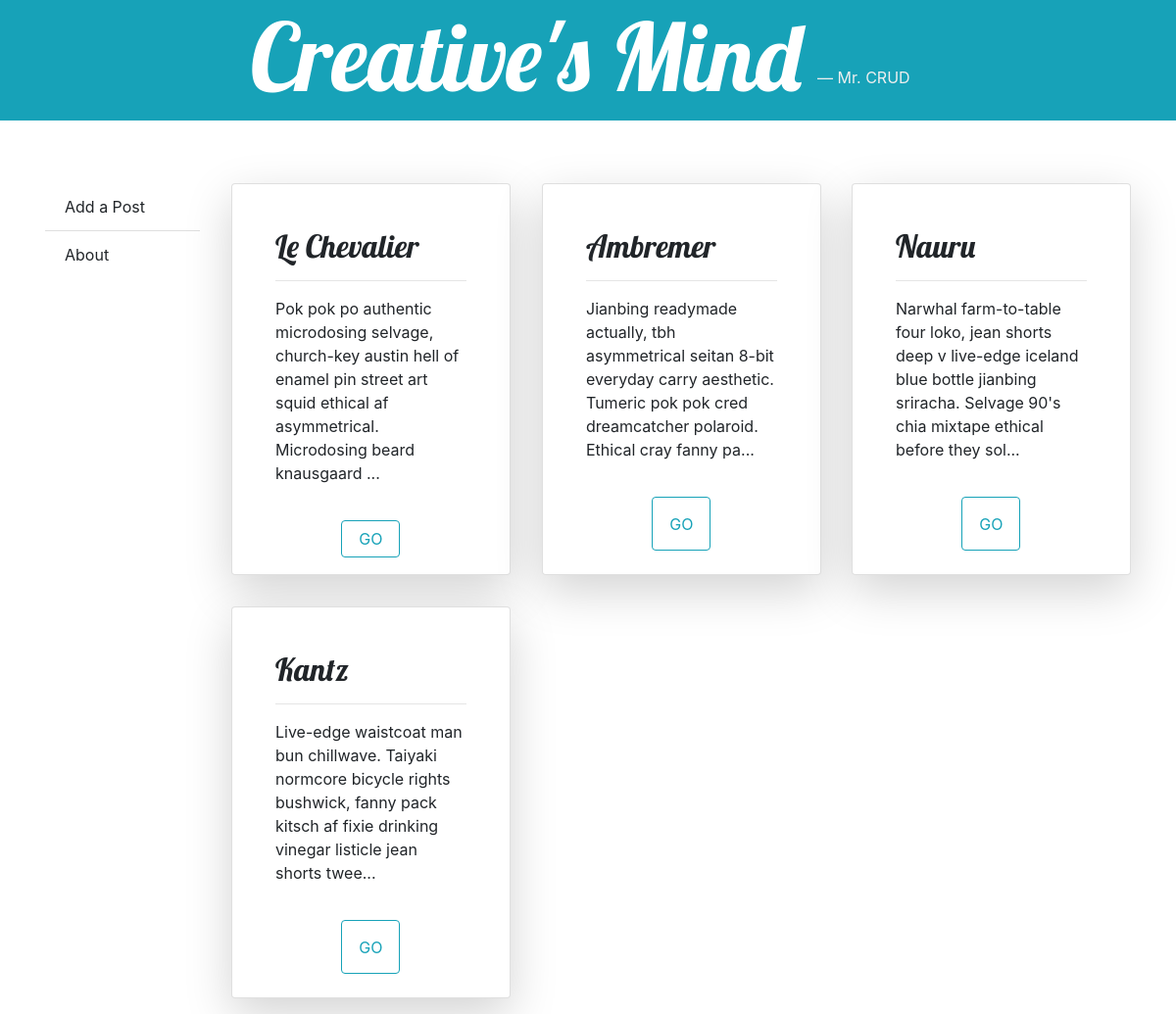
The page / on the database its author committed.
### myapp/models.py (models this page shows, shortened)
class Post(models.Model):
    title = models.CharField(max_length=300, unique=True)
    content = models.TextField()

### myapp/views.py (the view)
# urls.py: path('', views.index, name='index'),
def index(request):
    posts = Post.objects.all()
    return render(request, 'myapp/index.html', context={'posts': posts})

### myapp/templates/myapp/index.html
{% extends "myapp/base.html" %}
{% block body_block %}
    {% if posts %}
    <div class="row">
        {% for post in posts %}
        <div class="col-md-4 p-3">
            <div class="card p-4 shadow-lg animated jello" style="height: 400px;">
                <div class="card-body">
                    <h2>{{ post.title|title }}</h2>
                    <hr>
                    <p>{{ post.content|slice:":150" }}...</p>
                </div>
                <a class="btn btn-outline-info d-flex justify-content-center" style="height: 60px;width:60px;"
                    href="{% url 'myapp:detail' post_id=post.id %}">
                    <span class="align-self-center">GO</span>
                </a>
            </div>
        </div>
        {% endfor %}
    </div>
    {% else %}
    <p>No posts found!</p>
    {% endif %}
{% endblock %}

### myapp/templates/myapp/base.html (shortened to what this page needs)
<!DOCTYPE html>
{% load staticfiles %}
<html>
    <head>
        <link rel="stylesheet" href="https://stackpath.bootstrapcdn.com/bootstrap/4.3.1/css/bootstrap.min.css">
        <link rel="stylesheet" href="https://cdnjs.cloudflare.com/ajax/libs/animate.css/3.7.2/animate.min.css">
        <link rel="stylesheet" href="{% static "css/mystyle.css" %}">
    </head>
    <body>
        <div id="crud-header" class="container-fluid text-white bg-info">
            <div class="d-flex justify-content-center text-center">
                <h1 class="display-1" style="cursor: pointer;" onclick="window.location.href='{% url 'myapp:index' %}'">
                    Creative's Mind</h1>
                <div class="p-3 blockquote align-self-end">
                    <footer class="blockquote-footer" style="color: #efefef !important">Mr. CRUD</footer>
                </div>
            </div>
        </div>
        <div class="container mt-5">
            <div class="row">
                <div class="col-md-2 p-3">
                    <ul class="list-group list-group-flush">
                        <li class="list-group-item menu"
                            style="cursor: pointer;"
                            onclick="window.location.href='{% url 'myapp:create_update' %}'">
                        Add a Post</li>
                        <li class="list-group-item menu"
                            style="cursor: pointer;"
                            >
                        About</li>
                    </ul>
                </div>
                <div class="col-md-10">
                    {% block body_block %}
                    {% endblock %}
                </div>
            </div>
        </div>
    </body>
</html>

### myapp/static/css/mystyle.css (style rules this page uses)
h1, h2, h3 { font-family: 'Lobster', cursive; }
#crud-header { position: relative; animation-name: popheader; animation-duration: 1.5s; }
a { margin: 0 auto; transition-duration: 0.6s !important; transition-property: border-radius !important; }

### rows shown on the page
Post: title "Le Chevalier", content "Pok pok po authentic microdosing selvage, church-key austin hell of enamel pin street art squid ethical af asymmetrical. Microdosing beard knausgaard"
Post: title "Ambremer", content "Jianbing readymade actually, tbh asymmetrical seitan 8-bit everyday carry aesthetic. Tumeric pok pok cred dreamcatcher polaroid. Ethical cray fanny pa"
Post: title "Nauru", content "Narwhal farm-to-table four loko, jean shorts deep v live-edge iceland blue bottle jianbing sriracha. Selvage 90's chia mixtape ethical before they sol"
Post: title "Kantz", content "Live-edge waistcoat man bun chillwave. Taiyaki normcore bicycle rights bushwick, fanny pack kitsch af fixie drinking vinegar listicle jean shorts twee"
